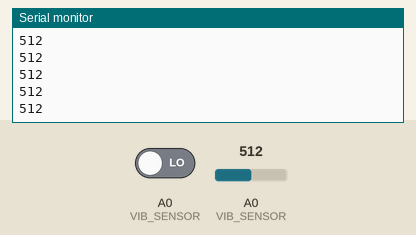
Recording of a sketch running on a simulated Arduino Uno, built with avr-gcc and run on an emulated ATmega328P. On the bench: the last lines printed to the serial monitor. Inputs (shaded band) come from the test bench; at power-on: A0 (VIB_SENSOR) LOW, A0 (VIB_SENSOR) = 512.

Above: at 1.2 s.
1.3 s: A0 (VIB_SENSOR) driven HIGH
At 1.31 s:
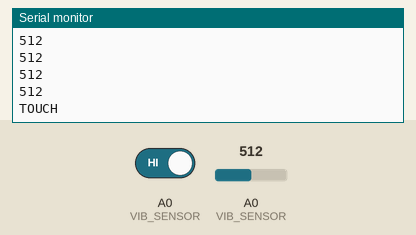
2.9 s: A0 (VIB_SENSOR) set to 716
At 2.92 s:
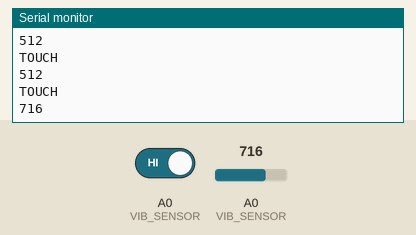
4.4 s: A0 (VIB_SENSOR) set to 900
At 4.42 s:
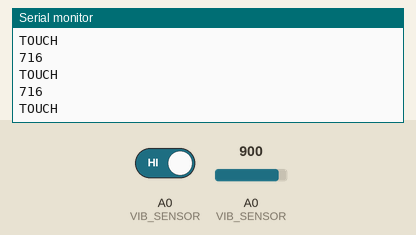
Timing chart, 0 to 7.4 s (numbered marks = the images above; inputs shaded):
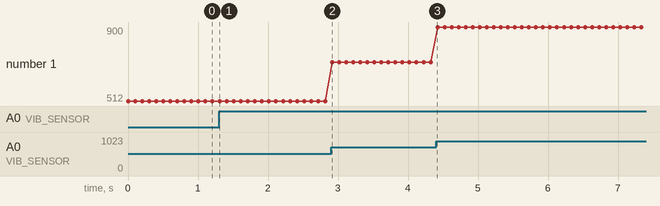

The sketch:

LAB-10_Spec.-1_VIBRATION_SENSOR.ino
```cpp
#define VIB_SENSOR A0
#define TOUCH 1

int AnalogMeasure;

void setup() {
  // put your setup code here, to run once:
  Serial.begin(9600);
  pinMode(VIB_SENSOR, INPUT);
}

void loop() {
  // put your main code here, to run repeatedly:
  int isTouch = digitalRead(VIB_SENSOR);
  if(isTouch == TOUCH)
 //serial.println(analogRead(VIB_SENSOR));
     Serial.println("TOUCH");
  //Serial.println(isTouch);
    AnalogMeasure = analogRead(VIB_SENSOR);
    Serial.println(AnalogMeasure);

  delay(100);
}
```

Measured:
- after the input at 1.3 s, the serial monitor: prints a new line at once (image 1)
- after the input at 2.9 s, the serial monitor: prints a new line at once (image 2)
- plotted number 1: 512 → 716 after the input at 2.9 s, 716 → 900 after the input at 4.4 s
